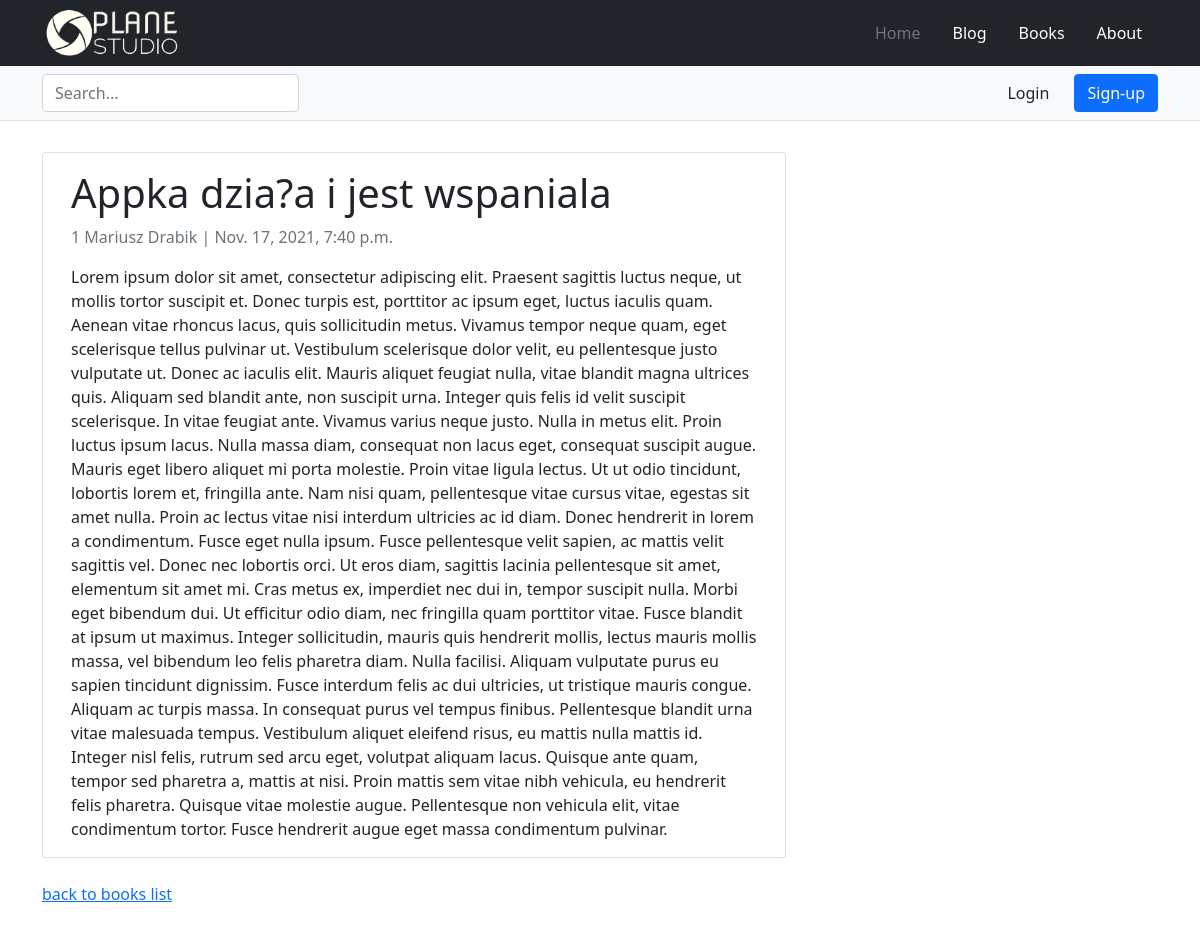
The app's page /blog/appka-dziala-i-jest-wspaniala/ with its own data.
### blog/models.py (models this page shows, shortened)
class Post(models.Model):
    title = models.CharField(max_length=255, unique=True)
    slug = models.SlugField(max_length=255, unique=True)
    content = models.TextField()
    published = models.BooleanField(default=False)
    sponsored = models.BooleanField(default=False)
    created = models.DateTimeField(auto_now_add=True)
    modified = models.DateTimeField(auto_now=True)
    author = models.ForeignKey(Author, on_delete=models.CASCADE, null=True)
    tags = models.ManyToManyField('tags.Tag', related_name='posts')
    categories = models.ManyToManyField('blog.Category', related_name='posts')
    class Meta:
        ordering = ['-published']

class Author(models.Model):
    first_name = models.CharField(max_length=30)
    last_name = models.CharField(max_length=30)
    def __str__(self) -> str:
        return f'{self.pk} {self.first_name} {self.last_name}'

### blog/views.py (the view)
# urls.py: path('<slug:post>/', post_detail, name='post_detail'),
def post_detail(request, post):
    posts = get_object_or_404(Post, slug=post)
    tags = posts.tags.all()
    return render(request, "blog/post_detail.html", {"post": posts, "tags": tags})

### blog/templates/blog/post_detail.html (shortened to what this page needs)
{% extends 'blog/index.h.html' %}
{% block content %}
<div class="container">
  <div class="row">
    <div class="col-md-8 card mb-4  mt-3 left  top">
      <div class="card-body">
        <h1>{% block title %} {{ post.title }} {% endblock title %}</h1>
        <p class=" text-muted">{{ post.author }} | {{ post.created }}</p>
        <p class="card-text ">{{ post.content | safe }}</p>
      </div>
    </div>
  </div>
</div>
<div><a href="{% url 'blog:blog_index' %}">back to books list</a></div>
{% endblock content %}

### main/static/main/style.css (style rules this page uses)
body { min-height: 75rem; padding-top: 8.5rem; }

### records on screen
Post: title "Appka dzia?a i jest wspaniala", author "1 Mariusz Drabik", created "Nov. 17, 2021, 7:40 p.m.", content "Lorem ipsum dolor sit amet, consectetur adipiscing elit. Praesent sagittis luctus neque, ut mollis tortor suscipit et. Donec turpis est, porttitor ac ipsum eget, luctus iaculis quam. Aenean vitae rhoncus lacus, quis sollicitudin metus. Vivamus tempor neque quam, eget scelerisque tellus pulvinar ut. Vestibulum scelerisque dolor velit, eu pellentesque justo vulputate ut. Donec ac iaculis elit. Mauris aliquet feugiat nulla, vitae blandit magna ultrices quis. Aliquam sed blandit ante, non suscipit urna. Integer quis felis id velit suscipit scelerisque. In vitae feugiat ante. Vivamus varius neque justo. Nulla in metus elit. Proin luctus ipsum lacus. Nulla massa diam, consequat non lacus eget,…"
